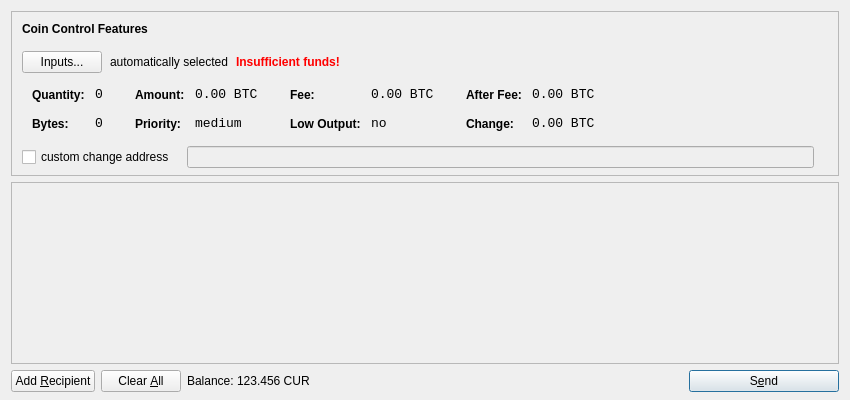
<?xml version="1.0" encoding="UTF-8"?>
<ui version="4.0">
 <class>SendCoinsDialog</class>
 <widget class="QDialog" name="SendCoinsDialog">
  <property name="geometry">
   <rect>
    <x>0</x>
    <y>0</y>
    <width>850</width>
    <height>400</height>
   </rect>
  </property>
  <property name="windowTitle">
   <string>Send Coins</string>
  </property>
  <layout class="QVBoxLayout" name="verticalLayout" stretch="0,1,0">
   <property name="bottomMargin">
    <number>8</number>
   </property>
   <item>
    <widget class="QFrame" name="frameCoinControl">
     <property name="sizePolicy">
      <sizepolicy hsizetype="Expanding" vsizetype="Expanding">
       <horstretch>0</horstretch>
       <verstretch>0</verstretch>
      </sizepolicy>
     </property>
     <property name="maximumSize">
      <size>
       <width>16777215</width>
       <height>16777215</height>
      </size>
     </property>
     <property name="frameShape">
      <enum>QFrame::StyledPanel</enum>
     </property>
     <property name="frameShadow">
      <enum>QFrame::Sunken</enum>
     </property>
     <layout class="QVBoxLayout" name="verticalLayoutCoinControl2">
      <property name="spacing">
       <number>-1</number>
      </property>
      <property name="leftMargin">
       <number>0</number>
      </property>
      <property name="topMargin">
       <number>0</number>
      </property>
      <property name="rightMargin">
       <number>0</number>
      </property>
      <property name="bottomMargin">
       <number>6</number>
      </property>
      <item>
       <layout class="QVBoxLayout" name="verticalLayoutCoinControl" stretch="0,0,0,0,1">
        <property name="spacing">
         <number>0</number>
        </property>
        <property name="leftMargin">
         <number>10</number>
        </property>
        <property name="topMargin">
         <number>10</number>
        </property>
        <item>
         <layout class="QHBoxLayout" name="horizontalLayoutCoinControl1">
          <property name="bottomMargin">
           <number>15</number>
          </property>
          <item>
           <widget class="QLabel" name="labelCoinControlFeatures">
            <property name="sizePolicy">
             <sizepolicy hsizetype="Preferred" vsizetype="Maximum">
              <horstretch>0</horstretch>
              <verstretch>0</verstretch>
             </sizepolicy>
            </property>
            <property name="font">
             <font>
              <weight>75</weight>
              <bold>true</bold>
             </font>
            </property>
            <property name="styleSheet">
             <string notr="true">font-weight:bold;</string>
            </property>
            <property name="text">
             <string>Coin Control Features</string>
            </property>
           </widget>
          </item>
         </layout>
        </item>
        <item>
         <layout class="QHBoxLayout" name="horizontalLayoutCoinControl2" stretch="0,0,0,0">
          <property name="spacing">
           <number>8</number>
          </property>
          <property name="bottomMargin">
           <number>10</number>
          </property>
          <item>
           <widget class="QPushButton" name="pushButtonCoinControl">
            <property name="styleSheet">
             <string notr="true"/>
            </property>
            <property name="text">
             <string>Inputs...</string>
            </property>
           </widget>
          </item>
          <item>
           <widget class="QLabel" name="labelCoinControlAutomaticallySelected">
            <property name="text">
             <string>automatically selected</string>
            </property>
            <property name="margin">
             <number>5</number>
            </property>
           </widget>
          </item>
          <item>
           <widget class="QLabel" name="labelCoinControlInsuffFunds">
            <property name="font">
             <font>
              <weight>75</weight>
              <bold>true</bold>
             </font>
            </property>
            <property name="styleSheet">
             <string notr="true">color:red;font-weight:bold;</string>
            </property>
            <property name="text">
             <string>Insufficient funds!</string>
            </property>
            <property name="margin">
             <number>5</number>
            </property>
           </widget>
          </item>
          <item>
           <spacer name="horizontalSpacerCoinControl">
            <property name="orientation">
             <enum>Qt::Horizontal</enum>
            </property>
            <property name="sizeHint" stdset="0">
             <size>
              <width>40</width>
              <height>1</height>
             </size>
            </property>
           </spacer>
          </item>
         </layout>
        </item>
        <item>
         <widget class="QWidget" name="widgetCoinControl" native="true">
          <property name="sizePolicy">
           <sizepolicy hsizetype="Preferred" vsizetype="Preferred">
            <horstretch>0</horstretch>
            <verstretch>0</verstretch>
           </sizepolicy>
          </property>
          <property name="minimumSize">
           <size>
            <width>0</width>
            <height>0</height>
           </size>
          </property>
          <property name="styleSheet">
           <string notr="true"/>
          </property>
          <layout class="QHBoxLayout" name="horizontalLayoutCoinControl5">
           <property name="margin">
            <number>0</number>
           </property>
           <item>
            <layout class="QHBoxLayout" name="horizontalLayoutCoinControl3" stretch="0,0,0,1">
             <property name="spacing">
              <number>20</number>
             </property>
             <property name="topMargin">
              <number>0</number>
             </property>
             <property name="bottomMargin">
              <number>10</number>
             </property>
             <item>
              <layout class="QFormLayout" name="formLayoutCoinControl1">
               <property name="horizontalSpacing">
                <number>10</number>
               </property>
               <property name="verticalSpacing">
                <number>14</number>
               </property>
               <property name="leftMargin">
                <number>10</number>
               </property>
               <property name="topMargin">
                <number>4</number>
               </property>
               <property name="rightMargin">
                <number>6</number>
               </property>
               <item row="0" column="0">
                <widget class="QLabel" name="labelCoinControlQuantityText">
                 <property name="styleSheet">
                  <string notr="true">font-weight:bold;</string>
                 </property>
                 <property name="text">
                  <string>Quantity:</string>
                 </property>
                 <property name="margin">
                  <number>0</number>
                 </property>
                </widget>
               </item>
               <item row="0" column="1">
                <widget class="QLabel" name="labelCoinControlQuantity">
                 <property name="font">
                  <font>
                   <family>Monospace</family>
                   <pointsize>10</pointsize>
                  </font>
                 </property>
                 <property name="cursor">
                  <cursorShape>IBeamCursor</cursorShape>
                 </property>
                 <property name="contextMenuPolicy">
                  <enum>Qt::ActionsContextMenu</enum>
                 </property>
                 <property name="text">
                  <string notr="true">0</string>
                 </property>
                 <property name="margin">
                  <number>0</number>
                 </property>
                 <property name="textInteractionFlags">
                  <set>Qt::LinksAccessibleByMouse|Qt::TextSelectableByKeyboard|Qt::TextSelectableByMouse</set>
                 </property>
                </widget>
               </item>
               <item row="1" column="0">
                <widget class="QLabel" name="labelCoinControlBytesText">
                 <property name="styleSheet">
                  <string notr="true">font-weight:bold;</string>
                 </property>
                 <property name="text">
                  <string>Bytes:</string>
                 </property>
                </widget>
               </item>
               <item row="1" column="1">
                <widget class="QLabel" name="labelCoinControlBytes">
                 <property name="font">
                  <font>
                   <family>Monospace</family>
                   <pointsize>10</pointsize>
                  </font>
                 </property>
                 <property name="cursor">
                  <cursorShape>IBeamCursor</cursorShape>
                 </property>
                 <property name="contextMenuPolicy">
                  <enum>Qt::ActionsContextMenu</enum>
                 </property>
                 <property name="text">
                  <string notr="true">0</string>
                 </property>
                 <property name="textInteractionFlags">
                  <set>Qt::LinksAccessibleByMouse|Qt::TextSelectableByKeyboard|Qt::TextSelectableByMouse</set>
                 </property>
                </widget>
               </item>
              </layout>
             </item>
             <item>
              <layout class="QFormLayout" name="formLayoutCoinControl2">
               <property name="horizontalSpacing">
                <number>10</number>
               </property>
               <property name="verticalSpacing">
                <number>14</number>
               </property>
               <property name="leftMargin">
                <number>6</number>
               </property>
               <property name="topMargin">
                <number>4</number>
               </property>
               <property name="rightMargin">
                <number>6</number>
               </property>
               <item row="0" column="0">
                <widget class="QLabel" name="labelCoinControlAmountText">
                 <property name="styleSheet">
                  <string notr="true">font-weight:bold;</string>
                 </property>
                 <property name="text">
                  <string>Amount:</string>
                 </property>
                 <property name="margin">
                  <number>0</number>
                 </property>
                </widget>
               </item>
               <item row="0" column="1">
                <widget class="QLabel" name="labelCoinControlAmount">
                 <property name="font">
                  <font>
                   <family>Monospace</family>
                   <pointsize>10</pointsize>
                  </font>
                 </property>
                 <property name="cursor">
                  <cursorShape>IBeamCursor</cursorShape>
                 </property>
                 <property name="contextMenuPolicy">
                  <enum>Qt::ActionsContextMenu</enum>
                 </property>
                 <property name="text">
                  <string notr="true">0.00 BTC</string>
                 </property>
                 <property name="textInteractionFlags">
                  <set>Qt::LinksAccessibleByMouse|Qt::TextSelectableByKeyboard|Qt::TextSelectableByMouse</set>
                 </property>
                </widget>
               </item>
               <item row="1" column="0">
                <widget class="QLabel" name="labelCoinControlPriorityText">
                 <property name="styleSheet">
                  <string notr="true">font-weight:bold;</string>
                 </property>
                 <property name="text">
                  <string>Priority:</string>
                 </property>
                </widget>
               </item>
               <item row="1" column="1">
                <widget class="QLabel" name="labelCoinControlPriority">
                 <property name="font">
                  <font>
                   <family>Monospace</family>
                   <pointsize>10</pointsize>
                  </font>
                 </property>
                 <property name="cursor">
                  <cursorShape>IBeamCursor</cursorShape>
                 </property>
                 <property name="contextMenuPolicy">
                  <enum>Qt::ActionsContextMenu</enum>
                 </property>
                 <property name="text">
                  <string>medium</string>
                 </property>
                 <property name="textInteractionFlags">
                  <set>Qt::LinksAccessibleByMouse|Qt::TextSelectableByKeyboard|Qt::TextSelectableByMouse</set>
                 </property>
                </widget>
               </item>
              </layout>
             </item>
             <item>
              <layout class="QFormLayout" name="formLayoutCoinControl3">
               <property name="horizontalSpacing">
                <number>10</number>
               </property>
               <property name="verticalSpacing">
                <number>14</number>
               </property>
               <property name="leftMargin">
                <number>6</number>
               </property>
               <property name="topMargin">
                <number>4</number>
               </property>
               <property name="rightMargin">
                <number>6</number>
               </property>
               <item row="0" column="0">
                <widget class="QLabel" name="labelCoinControlFeeText">
                 <property name="styleSheet">
                  <string notr="true">font-weight:bold;</string>
                 </property>
                 <property name="text">
                  <string>Fee:</string>
                 </property>
                 <property name="margin">
                  <number>0</number>
                 </property>
                </widget>
               </item>
               <item row="0" column="1">
                <widget class="QLabel" name="labelCoinControlFee">
                 <property name="font">
                  <font>
                   <family>Monospace</family>
                   <pointsize>10</pointsize>
                  </font>
                 </property>
                 <property name="cursor">
                  <cursorShape>IBeamCursor</cursorShape>
                 </property>
                 <property name="contextMenuPolicy">
                  <enum>Qt::ActionsContextMenu</enum>
                 </property>
                 <property name="text">
                  <string notr="true">0.00 BTC</string>
                 </property>
                 <property name="textInteractionFlags">
                  <set>Qt::LinksAccessibleByMouse|Qt::TextSelectableByKeyboard|Qt::TextSelectableByMouse</set>
                 </property>
                </widget>
               </item>
               <item row="1" column="0">
                <widget class="QLabel" name="labelCoinControlLowOutputText">
                 <property name="styleSheet">
                  <string notr="true">font-weight:bold;</string>
                 </property>
                 <property name="text">
                  <string>Low Output:</string>
                 </property>
                </widget>
               </item>
               <item row="1" column="1">
                <widget class="QLabel" name="labelCoinControlLowOutput">
                 <property name="font">
                  <font>
                   <family>Monospace</family>
                   <pointsize>10</pointsize>
                  </font>
                 </property>
                 <property name="cursor">
                  <cursorShape>IBeamCursor</cursorShape>
                 </property>
                 <property name="contextMenuPolicy">
                  <enum>Qt::ActionsContextMenu</enum>
                 </property>
                 <property name="text">
                  <string>no</string>
                 </property>
                 <property name="textInteractionFlags">
                  <set>Qt::LinksAccessibleByMouse|Qt::TextSelectableByKeyboard|Qt::TextSelectableByMouse</set>
                 </property>
                </widget>
               </item>
              </layout>
             </item>
             <item>
              <layout class="QFormLayout" name="formLayoutCoinControl4">
               <property name="horizontalSpacing">
                <number>10</number>
               </property>
               <property name="verticalSpacing">
                <number>14</number>
               </property>
               <property name="leftMargin">
                <number>6</number>
               </property>
               <property name="topMargin">
                <number>4</number>
               </property>
               <property name="rightMargin">
                <number>6</number>
               </property>
               <item row="0" column="0">
                <widget class="QLabel" name="labelCoinControlAfterFeeText">
                 <property name="styleSheet">
                  <string notr="true">font-weight:bold;</string>
                 </property>
                 <property name="text">
                  <string>After Fee:</string>
                 </property>
                 <property name="margin">
                  <number>0</number>
                 </property>
                </widget>
               </item>
               <item row="0" column="1">
                <widget class="QLabel" name="labelCoinControlAfterFee">
                 <property name="font">
                  <font>
                   <family>Monospace</family>
                   <pointsize>10</pointsize>
                  </font>
                 </property>
                 <property name="cursor">
                  <cursorShape>IBeamCursor</cursorShape>
                 </property>
                 <property name="contextMenuPolicy">
                  <enum>Qt::ActionsContextMenu</enum>
                 </property>
                 <property name="text">
                  <string notr="true">0.00 BTC</string>
                 </property>
                 <property name="textInteractionFlags">
                  <set>Qt::LinksAccessibleByMouse|Qt::TextSelectableByKeyboard|Qt::TextSelectableByMouse</set>
                 </property>
                </widget>
               </item>
               <item row="1" column="0">
                <widget class="QLabel" name="labelCoinControlChangeText">
                 <property name="styleSheet">
                  <string notr="true">font-weight:bold;</string>
                 </property>
                 <property name="text">
                  <string>Change:</string>
                 </property>
                </widget>
               </item>
               <item row="1" column="1">
                <widget class="QLabel" name="labelCoinControlChange">
                 <property name="font">
                  <font>
                   <family>Monospace</family>
                   <pointsize>10</pointsize>
                  </font>
                 </property>
                 <property name="cursor">
                  <cursorShape>IBeamCursor</cursorShape>
                 </property>
                 <property name="contextMenuPolicy">
                  <enum>Qt::ActionsContextMenu</enum>
                 </property>
                 <property name="text">
                  <string notr="true">0.00 BTC</string>
                 </property>
                 <property name="textInteractionFlags">
                  <set>Qt::LinksAccessibleByMouse|Qt::TextSelectableByKeyboard|Qt::TextSelectableByMouse</set>
                 </property>
                </widget>
               </item>
              </layout>
             </item>
            </layout>
           </item>
          </layout>
         </widget>
        </item>
        <item>
         <layout class="QHBoxLayout" name="horizontalLayoutCoinControl4" stretch="0,0,0">
          <property name="spacing">
           <number>12</number>
          </property>
          <property name="sizeConstraint">
           <enum>QLayout::SetDefaultConstraint</enum>
          </property>
          <property name="topMargin">
           <number>5</number>
          </property>
          <property name="rightMargin">
           <number>5</number>
          </property>
          <item>
           <widget class="QCheckBox" name="checkBoxCoinControlChange">
            <property name="text">
             <string>custom change address</string>
            </property>
           </widget>
          </item>
          <item>
           <widget class="QLineEdit" name="lineEditCoinControlChange">
            <property name="enabled">
             <bool>false</bool>
            </property>
            <property name="sizePolicy">
             <sizepolicy hsizetype="Expanding" vsizetype="Fixed">
              <horstretch>0</horstretch>
              <verstretch>0</verstretch>
             </sizepolicy>
            </property>
           </widget>
          </item>
          <item>
           <widget class="QLabel" name="labelCoinControlChangeLabel">
            <property name="sizePolicy">
             <sizepolicy hsizetype="Preferred" vsizetype="Expanding">
              <horstretch>0</horstretch>
              <verstretch>0</verstretch>
             </sizepolicy>
            </property>
            <property name="minimumSize">
             <size>
              <width>0</width>
              <height>0</height>
             </size>
            </property>
            <property name="text">
             <string/>
            </property>
            <property name="margin">
             <number>3</number>
            </property>
           </widget>
          </item>
         </layout>
        </item>
        <item>
         <spacer name="verticalSpacerCoinControl">
          <property name="orientation">
           <enum>Qt::Vertical</enum>
          </property>
          <property name="sizeHint" stdset="0">
           <size>
            <width>800</width>
            <height>1</height>
           </size>
          </property>
         </spacer>
        </item>
       </layout>
      </item>
     </layout>
    </widget>
   </item>
   <item>
    <widget class="QScrollArea" name="scrollArea">
     <property name="widgetResizable">
      <bool>true</bool>
     </property>
     <widget class="QWidget" name="scrollAreaWidgetContents">
      <property name="geometry">
       <rect>
        <x>0</x>
        <y>0</y>
        <width>830</width>
        <height>165</height>
       </rect>
      </property>
      <layout class="QVBoxLayout" name="verticalLayout_2">
       <property name="margin">
        <number>0</number>
       </property>
       <item>
        <layout class="QVBoxLayout" name="entries">
         <property name="spacing">
          <number>6</number>
         </property>
        </layout>
       </item>
       <item>
        <spacer name="verticalSpacer">
         <property name="orientation">
          <enum>Qt::Vertical</enum>
         </property>
         <property name="sizeHint" stdset="0">
          <size>
           <width>20</width>
           <height>40</height>
          </size>
         </property>
        </spacer>
       </item>
      </layout>
     </widget>
    </widget>
   </item>
   <item>
    <layout class="QHBoxLayout" name="horizontalLayout">
     <item>
      <widget class="QPushButton" name="addButton">
       <property name="toolTip">
        <string>Send to multiple recipients at once</string>
       </property>
       <property name="text">
        <string>Add &amp;Recipient</string>
       </property>
       <property name="icon">
        <iconset resource="../bitcoin.qrc">
         <normaloff>:/icons/add</normaloff>:/icons/add</iconset>
       </property>
       <property name="autoDefault">
        <bool>false</bool>
       </property>
      </widget>
     </item>
     <item>
      <widget class="QPushButton" name="clearButton">
       <property name="sizePolicy">
        <sizepolicy hsizetype="Minimum" vsizetype="Fixed">
         <horstretch>0</horstretch>
         <verstretch>0</verstretch>
        </sizepolicy>
       </property>
       <property name="toolTip">
        <string>Remove all transaction fields</string>
       </property>
       <property name="text">
        <string>Clear &amp;All</string>
       </property>
       <property name="icon">
        <iconset resource="../bitcoin.qrc">
         <normaloff>:/icons/remove</normaloff>:/icons/remove</iconset>
       </property>
       <property name="autoRepeatDelay">
        <number>300</number>
       </property>
       <property name="autoDefault">
        <bool>false</bool>
       </property>
      </widget>
     </item>
     <item>
      <layout class="QHBoxLayout" name="horizontalLayout_2">
       <property name="spacing">
        <number>3</number>
       </property>
       <item>
        <widget class="QLabel" name="label">
         <property name="text">
          <string>Balance:</string>
         </property>
        </widget>
       </item>
       <item>
        <widget class="QLabel" name="labelBalance">
         <property name="cursor">
          <cursorShape>IBeamCursor</cursorShape>
         </property>
         <property name="text">
          <string>123.456 CUR</string>
         </property>
         <property name="textInteractionFlags">
          <set>Qt::LinksAccessibleByMouse|Qt::TextSelectableByKeyboard|Qt::TextSelectableByMouse</set>
         </property>
        </widget>
       </item>
      </layout>
     </item>
     <item>
      <spacer name="horizontalSpacer">
       <property name="orientation">
        <enum>Qt::Horizontal</enum>
       </property>
       <property name="sizeHint" stdset="0">
        <size>
         <width>40</width>
         <height>20</height>
        </size>
       </property>
      </spacer>
     </item>
     <item>
      <widget class="QPushButton" name="sendButton">
       <property name="minimumSize">
        <size>
         <width>150</width>
         <height>0</height>
        </size>
       </property>
       <property name="toolTip">
        <string>Confirm the send action</string>
       </property>
       <property name="text">
        <string>S&amp;end</string>
       </property>
       <property name="icon">
        <iconset resource="../bitcoin.qrc">
         <normaloff>:/icons/send</normaloff>:/icons/send</iconset>
       </property>
       <property name="default">
        <bool>true</bool>
       </property>
      </widget>
     </item>
    </layout>
   </item>
  </layout>
 </widget>
 <resources>
  <include location="../bitcoin.qrc"/>
 </resources>
 <connections/>
</ui>
